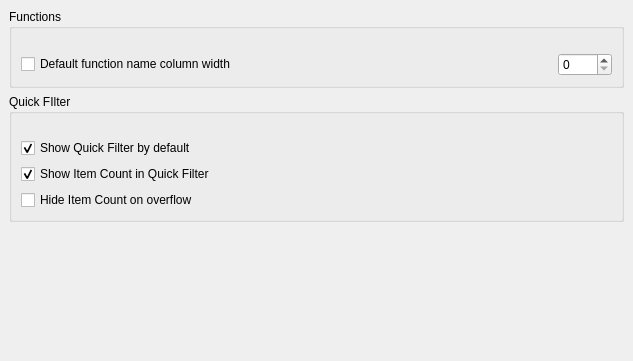
<?xml version="1.0" encoding="UTF-8"?>
<ui version="4.0">
 <class>InterfaceOptionsWidget</class>
 <widget class="QWidget" name="InterfaceOptionsWidget">
  <property name="geometry">
   <rect>
    <x>0</x>
    <y>0</y>
    <width>633</width>
    <height>361</height>
   </rect>
  </property>
  <property name="windowTitle">
   <string>Interface</string>
  </property>
  <layout class="QVBoxLayout" name="mainVerticalLayout">
   <property name="leftMargin">
    <number>0</number>
   </property>
   <property name="topMargin">
    <number>0</number>
   </property>
   <property name="rightMargin">
    <number>0</number>
   </property>
   <property name="bottomMargin">
    <number>0</number>
   </property>
   <item>
    <widget class="QScrollArea" name="scrollArea">
     <property name="frameShape">
      <enum>QFrame::Shape::NoFrame</enum>
     </property>
     <property name="widgetResizable">
      <bool>true</bool>
     </property>
     <widget class="QWidget" name="scrollAreaWidgetContents">
      <property name="geometry">
       <rect>
        <x>0</x>
        <y>0</y>
        <width>633</width>
        <height>361</height>
       </rect>
      </property>
      <layout class="QVBoxLayout" name="scrollLayout">
       <item>
        <widget class="QGroupBox" name="fcnWidgetGroupBox">
         <property name="title">
          <string>Functions</string>
         </property>
         <layout class="QVBoxLayout" name="verticalLayout">
          <property name="topMargin">
           <number>24</number>
          </property>
          <item>
           <layout class="QHBoxLayout" name="fcnTruncateLayout" stretch="0,0,0">
            <item>
             <widget class="QCheckBox" name="fcnTruncateCheckBox">
              <property name="text">
               <string>Default function name column width</string>
              </property>
             </widget>
            </item>
            <item>
             <spacer name="horizontalSpacer">
              <property name="orientation">
               <enum>Qt::Orientation::Horizontal</enum>
              </property>
              <property name="sizeHint" stdset="0">
               <size>
                <width>40</width>
                <height>20</height>
               </size>
              </property>
             </spacer>
            </item>
            <item>
             <widget class="QSpinBox" name="fcnTruncateSpinBox">
              <property name="minimumSize">
               <size>
                <width>0</width>
                <height>0</height>
               </size>
              </property>
              <property name="maximum">
               <number>9999</number>
              </property>
             </widget>
            </item>
           </layout>
          </item>
         </layout>
        </widget>
       </item>
       <item>
        <widget class="QGroupBox" name="quickFilterGroupBox">
         <property name="title">
          <string>Quick FIlter</string>
         </property>
         <layout class="QVBoxLayout" name="verticalLayout_2">
          <property name="topMargin">
           <number>24</number>
          </property>
          <item>
           <widget class="QCheckBox" name="quickFilterCheckBox">
            <property name="text">
             <string>Show Quick Filter by default</string>
            </property>
            <property name="checked">
             <bool>true</bool>
            </property>
           </widget>
          </item>
          <item>
           <widget class="QCheckBox" name="itemCountCheckBox">
            <property name="text">
             <string>Show Item Count in Quick Filter</string>
            </property>
            <property name="checked">
             <bool>true</bool>
            </property>
           </widget>
          </item>
          <item>
           <widget class="QCheckBox" name="hideItemCountCheckBox">
            <property name="text">
             <string>Hide Item Count on overflow</string>
            </property>
           </widget>
          </item>
         </layout>
        </widget>
       </item>
       <item>
        <spacer name="verticalSpacer">
         <property name="orientation">
          <enum>Qt::Orientation::Vertical</enum>
         </property>
         <property name="sizeHint" stdset="0">
          <size>
           <width>20</width>
           <height>40</height>
          </size>
         </property>
        </spacer>
       </item>
      </layout>
     </widget>
    </widget>
   </item>
  </layout>
 </widget>
 <resources/>
 <connections/>
</ui>
